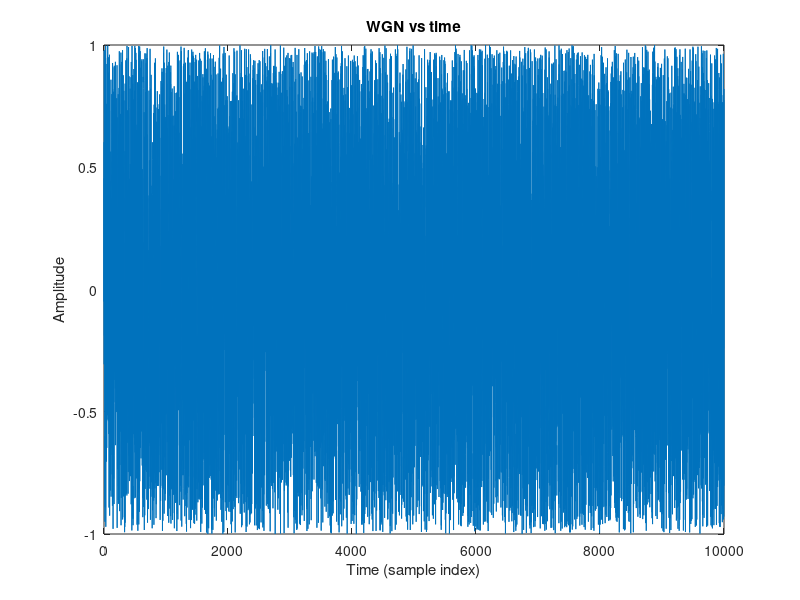
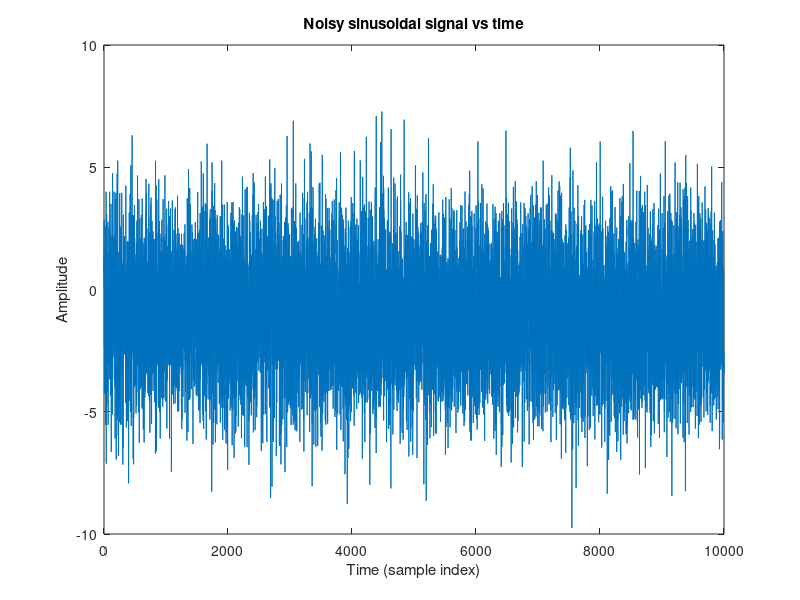
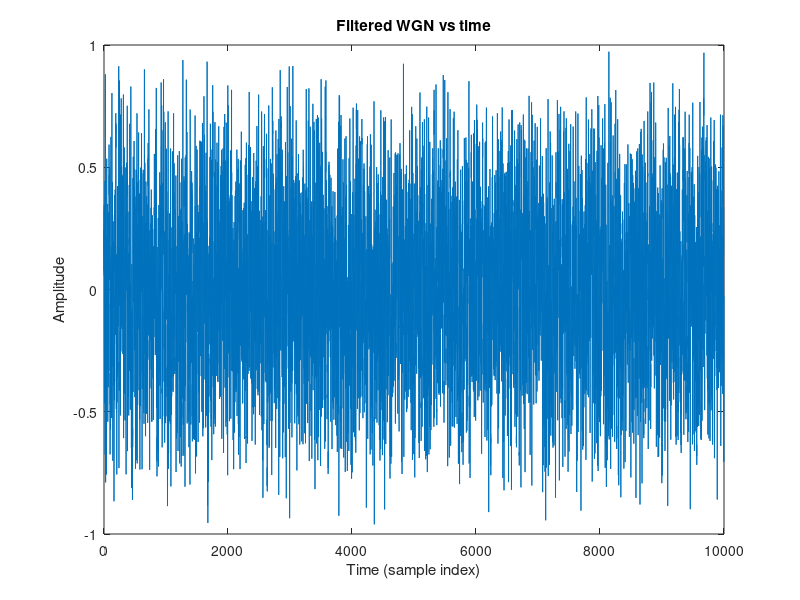
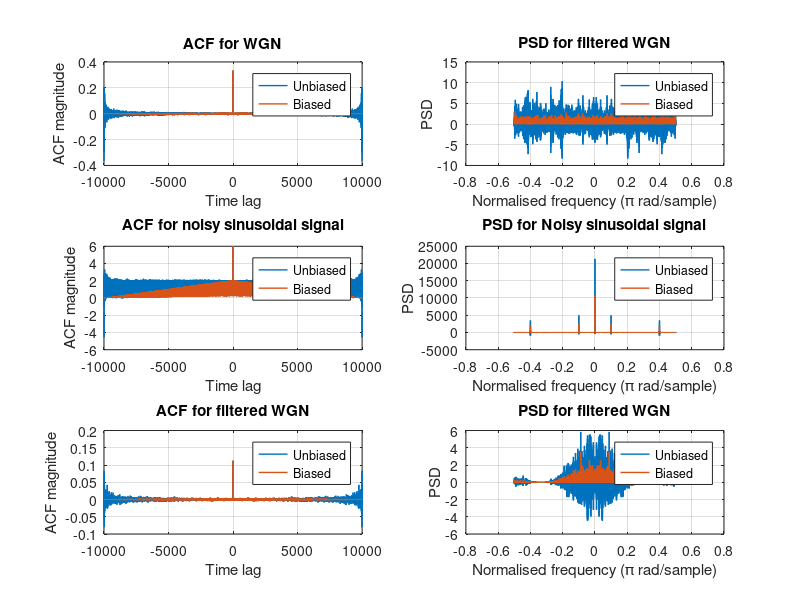

Reproduce these figures in MATLAB, in order.
close all
clear all
clc

%% Generation of signals
L=10000;
t_axis = (0:L-1);
fs=1; %Sampling frequency for normalisation

%WGN
noise =(rand(L,1)-0.5)*2; %White Gaussian noise generated

figure;
plot(t_axis,noise)
xlabel('Time (sample index)')
ylabel('Amplitude')
title('WGN vs time')

%Noisy sinusoidal signal
f=[0.1,0.4];
noisy_sine_wave = sin((2*pi*f(1)).*t_axis)+ sin((2*pi*f(2)).*t_axis) + (randn(1,L)-0.5).*2;
figure;
plot(t_axis,noisy_sine_wave)
xlabel('Time (sample index)')
ylabel('Amplitude')
title('Noisy sinusoidal signal vs time')

%Filtered WGN - by MA filter
x=(rand(L,1)-0.5)*2;
windowSize = 3; 
b = (1/windowSize)*ones(1,windowSize);
a = 1;
filtered_noise= filter(b,a,x);
figure;
plot(t_axis,filtered_noise)
xlabel('Time (sample index)')
ylabel('Amplitude')
title('Filtered WGN vs time')

%% Applying the biased and unbiased ACF estimates

%WGN
[acf_WGN_biased, timelag_WGN] = xcorr(noise, 'biased'); %obtaining ACF estimate of WGN
[acf_WGN_unbiased,~] = xcorr(noise, 'unbiased');

figure(4);
subplot(3,2,1)
plot(timelag_WGN,acf_WGN_unbiased,'Linewidth',1);
hold on
plot(timelag_WGN,acf_WGN_biased,'Linewidth',1);
grid on
xlabel('Time lag','FontSize',11)
ylabel('ACF magnitude','FontSize',11)
legend('Unbiased','Biased','FontSize',9)
title('ACF for WGN','FontSize',11)

%Noisy sinusoidal signal
[acf_sine_biased, timelag_sine] = xcorr(noisy_sine_wave, 'biased'); %obtaining ACF estimate of WGN
[acf_sine_unbiased,~] = xcorr(noisy_sine_wave, 'unbiased');

figure(4);
subplot(3,2,3)
plot(timelag_sine,acf_sine_unbiased,'Linewidth',1);
hold on
plot(timelag_sine,acf_sine_biased,'Linewidth',1);
grid on
xlabel('Time lag','FontSize',11)
ylabel('ACF magnitude','FontSize',11)
legend('Unbiased','Biased','FontSize',9)
title('ACF for noisy sinusoidal signal','FontSize',11)

%Filtered WGN
[acf_filtered_biased, timelag_filtered] = xcorr(filtered_noise, 'biased'); %obtaining ACF estimate of WGN
[acf_filtered_unbiased,~] = xcorr(filtered_noise, 'unbiased');

figure(4);
subplot(3,2,5)
plot(timelag_filtered,acf_filtered_unbiased,'Linewidth',1);
hold on
plot(timelag_filtered,acf_filtered_biased,'Linewidth',1);
grid on
xlabel('Time lag','FontSize',11)
ylabel('ACF magnitude','FontSize',11)
legend('Unbiased','Biased','FontSize',9)
title('ACF for filtered WGN','FontSize',11)

%% Obtaining the correlogram spectral estimator
%Steps: 
%1) first ifftshift to shift Inverse transform of ACF(0) to beginning of array
%2) fft brings you back to ACF
%3) then fftshift is applied to get correct PSD.
%4) get either real parts of PSD (modulus will also make them positive)

%For WGN
psd_wgn_unbiased = fftshift(fft(ifftshift(acf_WGN_unbiased)));
psd_wgn_biased =fftshift(fft(ifftshift(acf_WGN_biased)));

n=length(psd_wgn_unbiased);
%Definition of frequency axis
freqAxis = (-n/2:n/2-1)*(fs/n);

figure(4);
subplot(3,2,2)
plot(freqAxis,real(psd_wgn_unbiased),'Linewidth',1)
hold on
plot(freqAxis,real(psd_wgn_biased),'Linewidth',1)
grid on
ylabel('PSD','FontSize',11)
xlabel('Normalised frequency (\pi rad/sample)','FontSize',11);
legend('Unbiased','Biased','FontSize',9)
title('PSD for filtered WGN','FontSize',11)

%For Noisy sinusoidal signal
psd_sine_unbiased = fftshift(fft(ifftshift(acf_sine_unbiased)));
psd_sine_biased =fftshift(fft(ifftshift(acf_sine_biased)));

n=length(psd_sine_unbiased);
%Definition of frequency axis
freqAxis = (-n/2:n/2-1)*(fs/n);

figure(4);
subplot(3,2,4)
plot(freqAxis,real(psd_sine_unbiased),'Linewidth',1)
hold on
plot(freqAxis,real(psd_sine_biased),'Linewidth',1)
grid on
ylabel('PSD','FontSize',11)
xlabel('Normalised frequency (\pi rad/sample)','FontSize',11);
legend('Unbiased','Biased','FontSize',9)
title('PSD for Noisy sinusoidal signal','FontSize',11)


%For filtered WGN
psd_filtered_unbiased = fftshift(fft(ifftshift(acf_filtered_unbiased)));
psd_filtered_biased =fftshift(fft(ifftshift(acf_filtered_biased)));

n=length(psd_filtered_unbiased);
%Definition of frequency axis
freqAxis = (-n/2:n/2-1)*(fs/n);

figure(4);
subplot(3,2,6)
plot(freqAxis,real(psd_filtered_unbiased),'Linewidth',1)
hold on
plot(freqAxis,real(psd_filtered_biased),'Linewidth',1)
grid on
ylabel('PSD','FontSize',11)
xlabel('Normalised frequency (\pi rad/sample)','FontSize',11);
legend('Unbiased','Biased','FontSize',9)
title('PSD for filtered WGN','FontSize',11)
